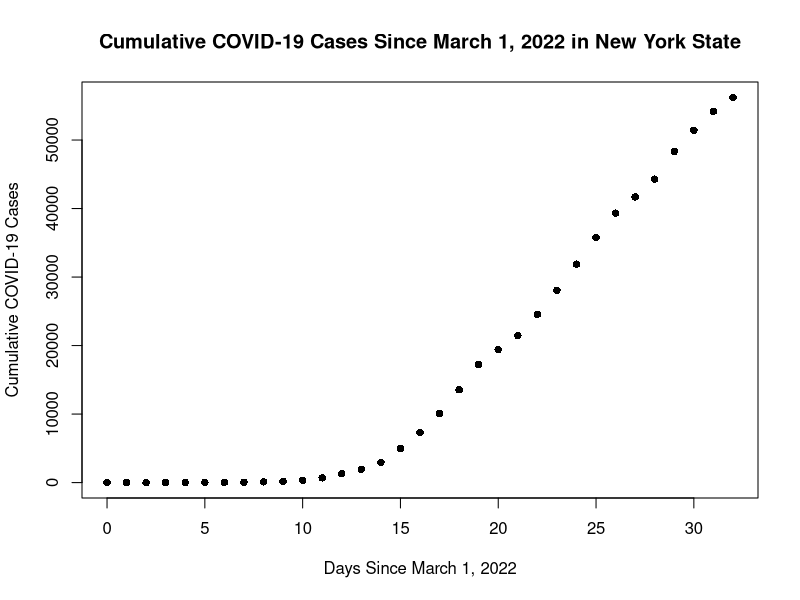
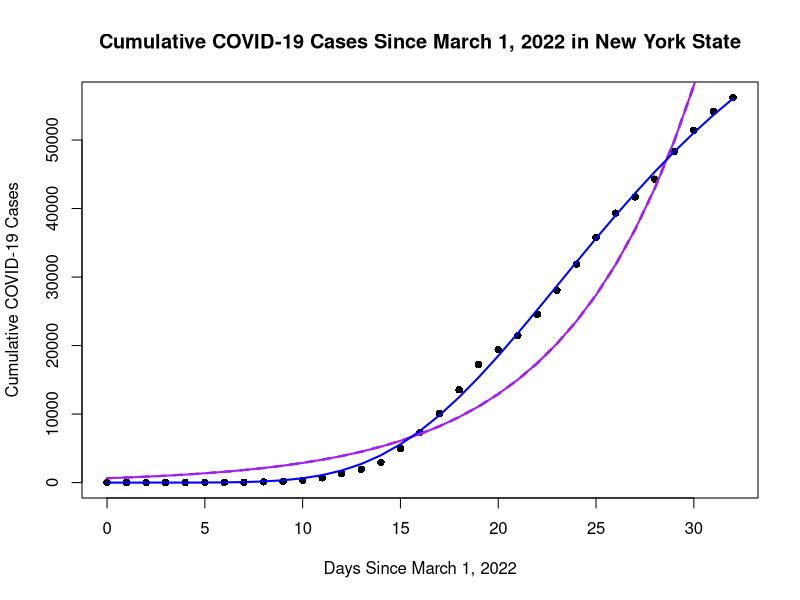

These charts were generated, in order, by the following R code:
## ---- chunk 1
# Make sure to keep the default for normal processing.
default_output_hook <- knitr::knit_hooks$get("output")

# Output hooks handle normal R console output.
knitr::knit_hooks$set( output = function(x, options) {

  comment <- knitr::opts_current$get("comment")
  if( is.na(comment) ) comment <- ""
  can_null <- grepl( paste0( comment, "\\s*\\[\\d?\\]" ),
                     x, perl = TRUE)
  do_null <- isTRUE( knitr::opts_current$get("null_prefix") )
  if( can_null && do_null ) {
    # By default R print output aligns at the right brace.
    align_index <- regexpr( "\\]", x )[1] - 1
    # Two cases: start or newline
    re <- paste0( "^.{", align_index, "}\\]")
    rep <- comment
    x <- gsub( re, rep,  x )
    re <- paste0( "\\\n.{", align_index, "}\\]")
    rep <- paste0( "\n", comment )
    x <- gsub( re, rep,  x )
  }

  default_output_hook( x, options )

})

knitr::opts_template$set("kill_prefix"=list(comment=NA, null_prefix=TRUE))

knitr::opts_chunk$set(opts.label="kill_prefix")

library(knitr)
library(ggplot2)
library(boot)
library(minpack.lm)
## ---- chunk 2
nyData <- readxl::read_xls("NYData updated 2022.xls", sheet = 1)

# Add cumulative sum column
nyData$CaseCumSum <- cumsum(nyData$NewCases)

# Add a column for those not infected
nyData$Uninfected <- 19540000-nyData$CaseCumSum

# Remove February 29 data ("Day 0") and reset March 1 to Day 0
nyData <- nyData[-1,]
nyData$Day <- nyData$Day-1

head(nyData)
## ---- chunk 3
plot(CaseCumSum ~ Day, 
     data = nyData,
     main = "Cumulative COVID-19 Cases Since March 1, 2022 in New York State",
     ylab = "Cumulative COVID-19 Cases",
     xlab = "Days Since March 1, 2022",
     pch = 16)
## ---- chunk 4
# Get logistic regression 
fit1 <- glm(cbind(nyData$CaseCumSum, nyData$Uninfected) ~ nyData$Day,
              family = "binomial")

summary(fit1)

# Create dataframe of days since March 1 (0 to 32)
newData <- data.frame(Day = seq(0,32))

# Calculate confidence interval bands
nyCIBands <- predict.glm(fit1,
                         newData,
                         se.fit = TRUE)
## ---- chunk 5
# Initial values were taken from the glm() results from before (chose these values 
# after working with Emily and Sydney) 

# The total number of cases 33 days after March 1
aStart <- nyData$CaseCumSum[33]

# The median of the deviance residuals
bStart <- -34.81

# The intercept
cStart <- -fit1$coefficients[[2]]

# Get Gompertz curve
fit2 <- nls(CaseCumSum ~ a*exp(b*exp(c*Day)), 
            data = nyData,
            start = list(a = aStart, 
                         b = bStart, 
                         c = cStart)
           )
## ---- chunk 6
# # Define number of iterations
# nit <- 1000
# 
# # Define the matrices into which residual bootstrap samples 
# # will be stored, and the matrix into which the nls() results will be 
# # stored
# 
# boot <- matrix(data = NA, 
#                nrow = nit, 
#                ncol = length(fit1$residuals),
#                dimnames = list(c(1:nit),
#                                c(1:length(fit1$residuals))))
# 
# est <- matrix(data = NA,
#               nrow = nit,
#               ncol = 3,
#               dimnames = list(c(1:nit),
#                               c("a^star", "b^star", "c^star")))
# 
# for (i in 1:nit) {
#         boot[i,] <- sample(x = fit1$residuals,
#                           size = length(fit1$residuals),
#                           replace = TRUE
#                           )
#         
#         fitk <- nls(CaseCumSum ~ a*exp(b*exp(c*Day)), 
#                     data = nyData,
#                     start = list(a = aStart, 
#                                  b = bStart, 
#                                  c = cStart)
#                  )
#         est[i,1]
#         
#         }

## ---- chunk 7
plot(CaseCumSum ~ Day, 
     data = nyData,
     main = "Cumulative COVID-19 Cases Since March 1, 2022 in New York State",
     ylab = "Cumulative COVID-19 Cases",
     xlab = "Days Since March 1, 2022",
     pch = 16)

# Fit line
lines(newData[,1],
      inv.logit(nyCIBands$fit)*19540000,
      col = "purple",
      lwd = 2)

# Get CI upper bounds
lines(newData[,1],
      inv.logit(nyCIBands$fit+1.96*nyCIBands$se.fit)*19540000,
      col = "purple",
      lwd = 2,
      lty = 2)

# Get CI lower bounds
lines(newData[,1],
      inv.logit(nyCIBands$fit-1.96*nyCIBands$se.fit)*19540000,
      col = "purple",
      lwd = 2,
      lty = 2)

# Plot Gompertz curve
lines(newData[,1],
      fitted(fit2),
      col = "blue",
      lwd = 2)
